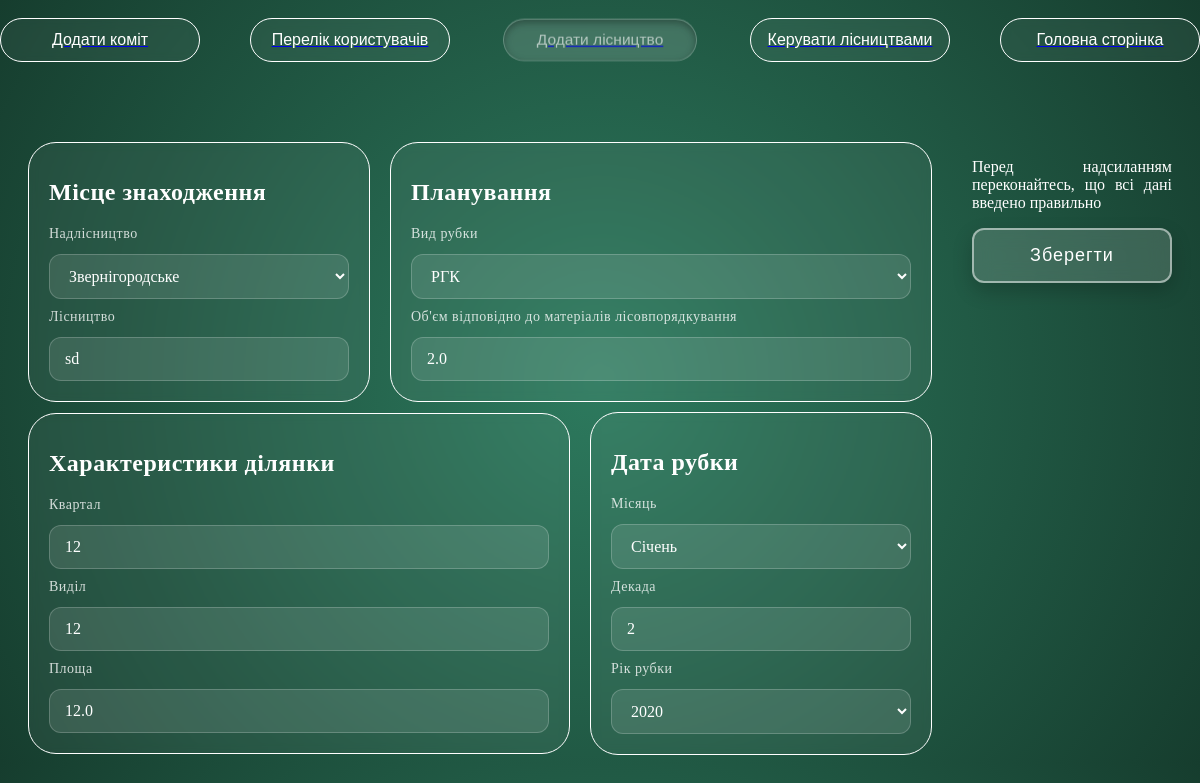
Page /edit/1 (signed in) on the earlier database version.
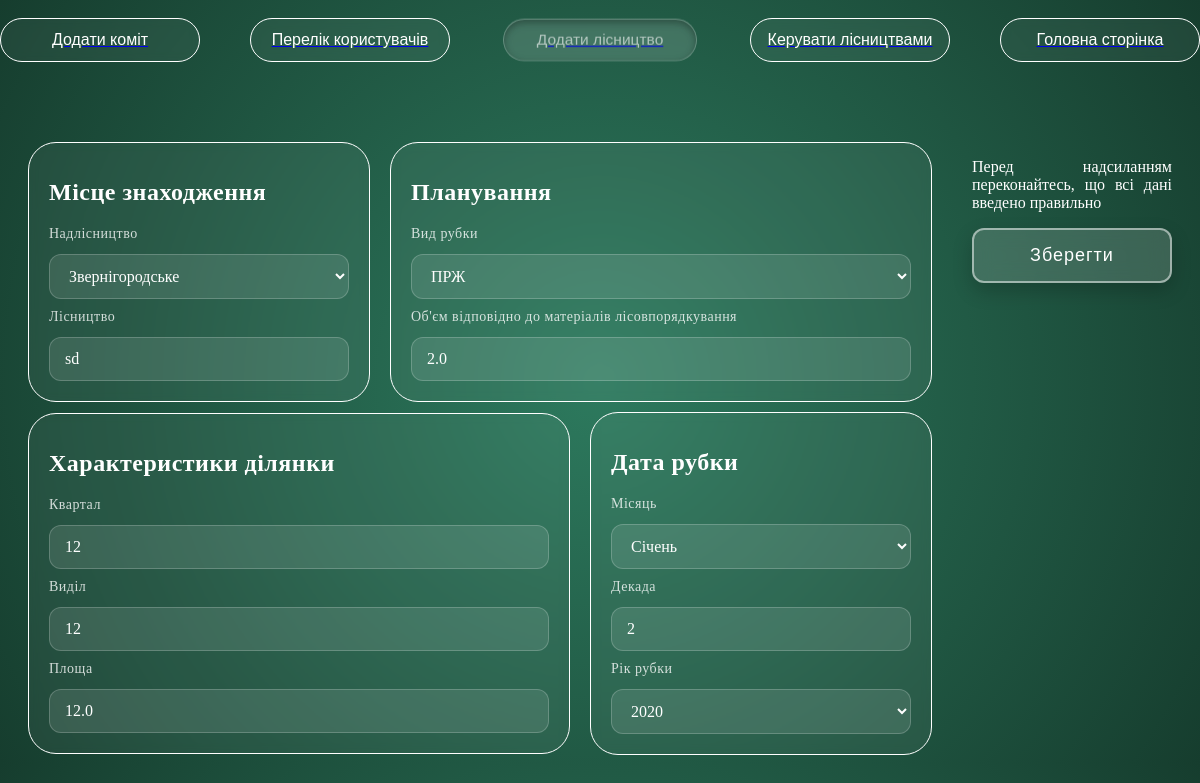
Same page on the later database version.
### DB.py (models this page shows)
class Forest(db.Model):
    id = db.Column(db.Integer, primary_key=True)
    mainForest = db.Column(db.String(100), nullable=False)
    forest = db.Column(db.String(100), nullable=False)
    typeCutting = db.Column(db.String(100), nullable=False)
    quarter = db.Column(db.String(100), nullable=False)
    department = db.Column(db.String(100), nullable=False)
    area = db.Column(db.Float, nullable=False)
    volumeForestManagement = db.Column(db.Float, nullable=False)
    month = db.Column(db.String(50), nullable=False)
    decade = db.Column(db.String(50), nullable=False)
    year = db.Column(db.Integer, nullable=False)

### app.py (the view, shortened to what this page needs)
@app.route('/edit/<int:id>', methods=['POST', 'GET'])
@login_required
@admin_required
def edit(id):
    forest = Forest.query.get_or_404(id)
    return render_template('edit.html', forest=forest)

### app.py (called while the page is built)
@login_manager.user_loader
def load_user(user_id):
    return User.query.get(int(user_id))

### templates/edit.html (shortened to what the changed rows need)
<!DOCTYPE html>
<html lang="en">
<head>
    <link rel="stylesheet" href="{{ url_for('static', filename='styles/admin-style.css') }}">
    <link rel="stylesheet" href="{{ url_for('static', filename='styles/btn-style.css') }}">
</head>
<body style="background: radial-gradient(circle at center, #2d7a5e 0%, #163d2e 100%);">
    <main>
        <form action="{{ url_for('edit', id=forest.id) }}" method="post">
            <div>
                <div style="display: flex; justify-content: center; align-items: center; gap: 20px; margin-bottom: 10px;">
                    <div class="input-box box-litel">
                        <h1>Місце знаходження</h1>
                        <label for="">Надлісництво</label>
                        <select name="mainForest" id="">
                            <option value="Звернігородське" {% if forest.mainForest == 'Звернігородське' %}selected{% endif %}>Звернігородське</option>
                        </select>
                        <label for="">Лісництво</label>
                        <input type="text" name="forest" value="{{ forest.forest }}" required>
                    </div>
                    <div class="input-box box-big">
                        <h1>Планування</h1>
                        <label for="">Вид рубки</label>
                        <select name="typeCutting" id="">
                            <option value="РГК" {% if forest.typeCutting == 'РГК' %}selected{% endif %}>РГК</option>
                            <option value="ПРЖ" {% if forest.typeCutting == 'ПРЖ' %}selected{% endif %}>ПРЖ</option>
                        </select>
                        <label for="">Об'єм відповідно до матеріалів лісовпорядкування</label>
                        <input type="number" name="volumeForestManagement" value="{{ forest.volumeForestManagement }}" required>
                    </div>
                </div>
                <div style="display: flex; justify-content: center; align-items: center; gap: 20px;">
                    <div class="input-box box-big">
                        <h1>Характеристики ділянки</h1>
                        <label for="">Квартал</label>
                        <input type="number" name="quarter" value="{{ forest.quarter }}" required>
                        <label for="">Виділ</label>
                        <input type="number" step="any" name="department" value="{{ forest.department }}" required>
                        <label for="">Площа</label>
                        <input type="number" step="any" name="area" value="{{ forest.area }}" required>
                    </div>
                    <div class="input-box box-litel">
                        <h1>Дата рубки</h1>
                        <label for="">Місяць</label>
                        <select name="month" id="">
                            <option value="Січень" {% if forest.month == 'Січень' %}selected{% endif %}>Січень</option>
                        </select>
                        <label for="">Декада</label>
                        <input type="text" name="decade" value="{{ forest.decade }}" required>
                        <label for="">Рік рубки</label>
                        <select name="year" id="">
                            <option value="2020" {% if forest.year == '2020' %}selected{% endif %}>2020</option>
                        </select>
                    </div>
                </div>
            </div>
        </form>
    </main>
</body>
</html>

Differences in the rows shown:
changed Forest "Звернігородське": typeCutting "РГК" → "ПРЖ"
